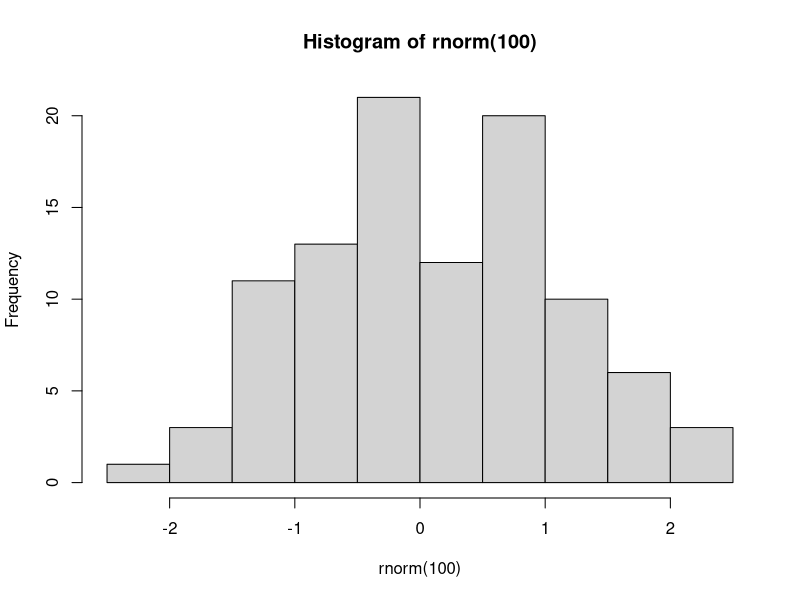
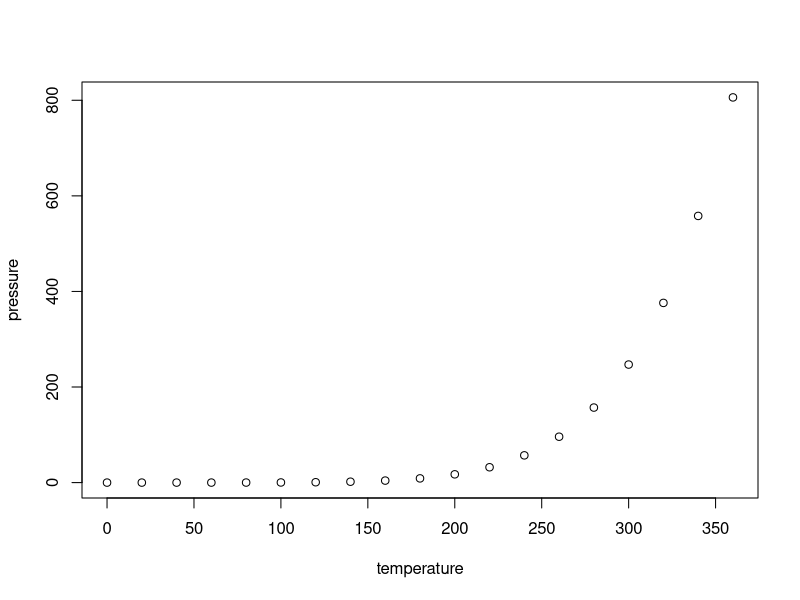

Write R code to recreate these figures, in order.
## ---- chunk 1
knitr::opts_chunk$set(echo = TRUE)
## ---- chunk 2

hist(rnorm(100))
## ---- chunk 3
summary(cars)
## ---- chunk 4
plot(pressure)
